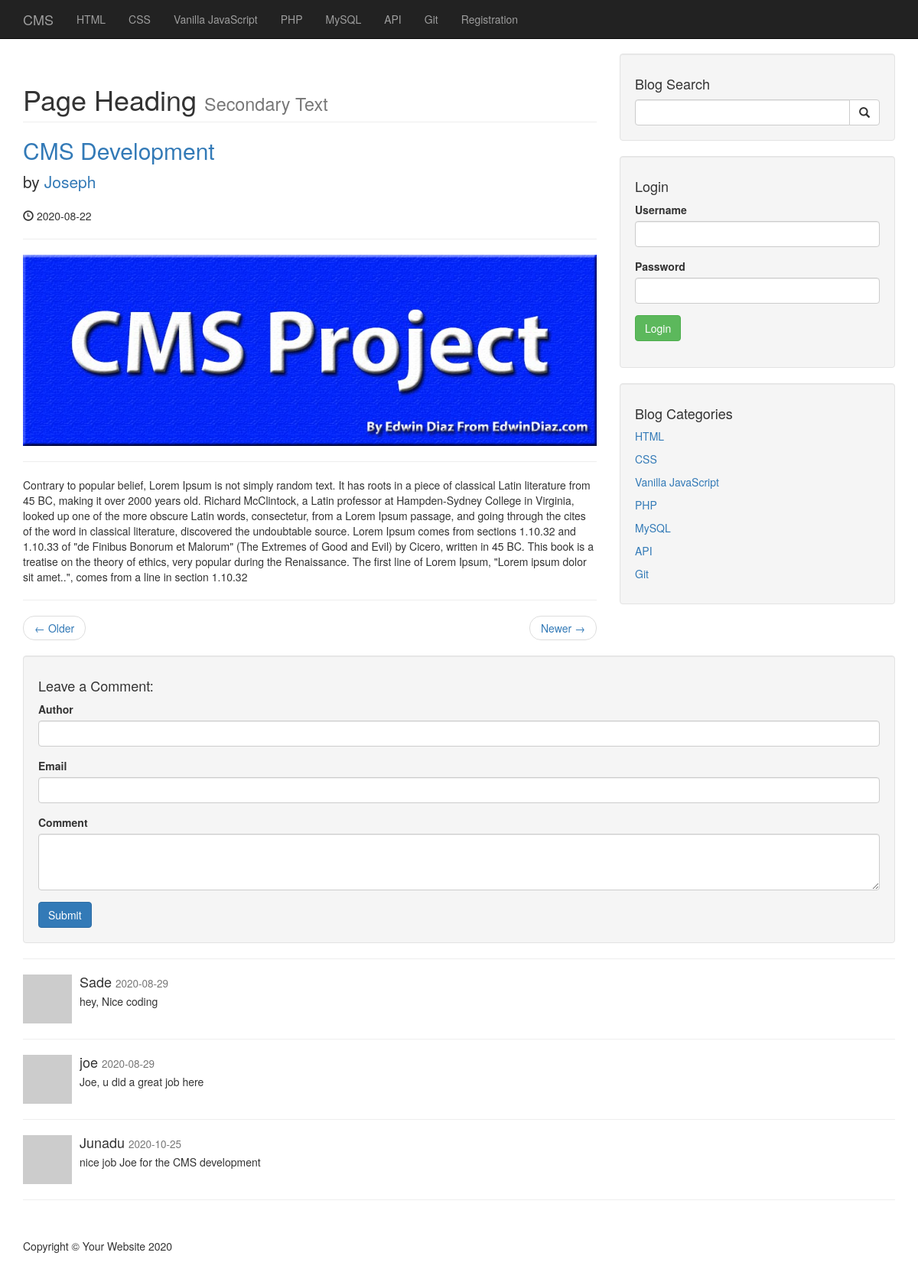
The app's page /post.php?post_id=10 with its own data.
### tables this page shows
CREATE TABLE `cart_table` (
  `id` int(4) NOT NULL,
  `cart_id` int(4) NOT NULL,
  `cart_title` varchar(300) NOT NULL
);

CREATE TABLE `post_table` (
  `post_id` int(4) NOT NULL,
  `post_title` varchar(300) NOT NULL,
  `post_author` varchar(200) NOT NULL,
  `post_date` date NOT NULL,
  `post_image` varchar(200) NOT NULL,
  `post_content` text NOT NULL,
  `post_tag` varchar(500) NOT NULL,
  `post_status` varchar(200) NOT NULL,
  `post_category_id` int(4) NOT NULL,
  `post_comment_count` int(4) NOT NULL,
  `post_view` int(11) NOT NULL
);

CREATE TABLE `comments_table` (
  `comment_id` int(11) NOT NULL,
  `comment_post_id` int(11) NOT NULL,
  `comment_author` varchar(200) NOT NULL,
  `comment_email` varchar(100) NOT NULL,
  `comment_status` varchar(100) NOT NULL,
  `comment_date` date NOT NULL,
  `comment_content` text NOT NULL
);

### post.php (the view, shortened to what this page needs)
<?php include 'includes/header.php'; ?>
<?php include 'includes/Navigation.php'; ?>
    <div class="container">
        <div class="row">
            <div class="col-md-8">
                <h1 class="page-header">
                    Page Heading
                    <small>Secondary Text</small>
                </h1>
                <?php
                 if (isset($_GET['post_id'])) {
                    $post_id = $_GET['post_id'];
                      $sql = "SELECT * FROM post_table WHERE post_id = $post_id AND post_status = 'publish'";
                      $result = mysqli_query($conn, $sql);
                      if ($result) {
                        while($row = mysqli_fetch_assoc($result)){
                            $post_id = $row['post_id'];
                            $post_title = $row['post_title'];
                            $post_author = $row['post_author'];
                            $post_date = $row['post_date'];
                            $post_image = $row['post_image'];
                            $post_content = $row['post_content'];
                            ?>
                              <h2>
                    <a href="post.php?post_id=<?php echo $post_id; ?>"><?php echo $post_title; ?></a>
                </h2>
                <p class="lead">
                    by <a href="index.php"><?php echo $post_author; ?></a>
                </p>
                <p><span class="glyphicon glyphicon-time"></span> <?php echo $post_date ?></p>
                <hr>
                <img class="img-responsive" src="images/<?php echo $post_image ?>" alt="cms project image">
                <hr>
                <p><?php echo $post_content ?></p>
                <hr>
                            <?php
                        }
                      }
                     }
                ?>
                <ul class="pager">
                    <li class="previous">
                        <a href="#">&larr; Older</a>
                    </li>
                    <li class="next">
                        <a href="#">Newer &rarr;</a>
                    </li>
                </ul>
            </div>
     <?php include 'includes/Sidebar.php'; ?>
        </div>
                <div class="well">
                    <h4>Leave a Comment:</h4>
                    <form role="form" action="" method="post">
                          <div class="form-group">
                            <label for="comment_author">Author</label>
                            <input type="text" class="form-control" name="comment_author">
                        </div>
                          <div class="form-group">
                            <label for="comment_email">Email</label>
                            <input type="email" class="form-control" name="comment_email">
                        </div>
                        <div class="form-group">
                            <label for="comment_content">Comment</label>
                            <textarea class="form-control" rows="3" name="comment_content" ></textarea>
                        </div>
                        <button type="submit" class="btn btn-primary" name="comment_submit">Submit</button>
                    </form>
                </div>
                <hr>
                <?php
                    $sql = " SELECT * FROM comments_table WHERE comment_post_id = $post_id AND comment_status = 'approved'";
                    $select_comment_table_sql = mysqli_query($conn, $sql);
                    if (mysqli_num_rows($select_comment_table_sql) > 0) {
                        while($row = mysqli_fetch_assoc($select_comment_table_sql)){
                            $comment_author = $row['comment_author'];
                            $comment_date = $row['comment_date'];
                            $comment_content = $row['comment_content'];
?>
                <div class="media">
                    <a class="pull-left" href="#">
                        <img class="media-object" src="http://placehold.it/64x64" alt="">
                    </a>
                    <div class="media-body">
                        <h4 class="media-heading"><?php echo $comment_author;?>
                            <small><?php echo $comment_date;  ?></small>
                        </h4>
                        <?php echo $comment_content;  ?>
                    </div>
                </div>
        <hr>
            <?php
                        }
                    }
                ?>
      <?php include 'includes/footer.php'; ?>

### includes/navigation.php (shortened to what this page needs)
<nav class="navbar navbar-inverse navbar-fixed-top" role="navigation">
    <div class="container">
        <div class="navbar-header">
            <a class="navbar-brand" href="index.php">CMS</a>
        </div>
        <div class="collapse navbar-collapse" id="bs-example-navbar-collapse-1">
            <ul class="nav navbar-nav">
               <?php
               $sql = 'SELECT * FROM cart_table';
               $result_cart = mysqli_query($conn, $sql);
               if (mysqli_num_rows($result_cart) > 0) {
                   while ($row =mysqli_fetch_assoc($result_cart)) {
                      $cart_id = $row['id'];
                       $cart_title = $row['cart_title'];
                       ?>
                       <li>
                            <a href="category.php?cart_id=<?php echo $cart_id; ?>"><?php echo $cart_title; ?></a>
                        </li>
                      <?php
                   }
                   ?>
                        <li>
                            <a href="registration.php">Registration</a>
                        </li>
                        <?php
               }
                 ?>
            </ul>
        </div>
    </div>
</nav>

### includes/sidebar.php
<div class="col-md-4">
              <div class="well">
                  <h4>Blog Search</h4>
                  <form action="search.php" method="post">
                      <div class="input-group">
                          <input type="text" class="form-control" name="search_input">
                          <span class="input-group-btn">
                              <button class="btn btn-default" type="submit" name="search_btn">
                                  <span class="glyphicon glyphicon-search"></span>
                          </button>
                          </span>
                      </div>
                  </form>
              </div>
              <div class="well">
                  <h4>Login</h4>
                  <form action="includes/login.php" method="post" >
                  	<div class="form-group">
                  		<label for="username">Username</label>
                          <input type="text" class="form-control" name="username">
                      </div>
                      <div class="form-group">
                  		<label for="user_password">Password</label>
                          <input type="Password" class="form-control" name="user_password">
                      </div>
                       <div class="form-group">
                  		<button class="btn btn-success" name="user_login" type="submit">Login</button>
                      </div>
                  </form>
              </div>
              <div class="well">
                  <h4>Blog Categories</h4>
                  <div class="row">
                      <?php
                          $sql = "SELECT * FROM cart_table";
                          $result = mysqli_query($conn, $sql);
                          if ($result) {
                             while($row = mysqli_fetch_assoc($result)){
                                    $cart_id = $row['id'];
                                 $cart_title = $row['cart_title'];
                                 ?>
                      <div class="col-lg-12">
                          <ul class="list-unstyled">
                              <li><a href="category.php?cart_id=<?php echo $cart_id; ?>"><?Php echo $cart_title ?></a>
                              </li>
                          </ul>
                      </div>
                                 <?php
                             }
                          }
                       ?>
                      </div>
              </div>
          </div>

### css/blog-home.css (style rules this page uses)
body { padding-top: 70px; }

### records on screen
cart_table: cart_title "HTML"
cart_table: cart_title "CSS"
cart_table: cart_title "Vanilla JavaScript"
cart_table: cart_title "PHP"
cart_table: cart_title "MySQL"
cart_table: cart_title "API"
cart_table: cart_title "Git"
post_table: post_title "CMS Development", post_author "Joseph", post_date "2020-08-22", post_image (picture), post_content "Contrary to popular belief, Lorem Ipsum is not simply random text. It has roots in a piece of classical Latin literature from 45 BC, making it over 2000 years old. Richard McClintock, a Latin professor at Hampden-Sydney College in Virginia, looked up one of the more obscure Latin words, consectetur, from a Lorem Ipsum passage, and going through the cites of the word in classical literature, discovered the undoubtable source. Lorem Ipsum comes from sections 1.10.32 and 1.10.33 of \"de Finibus Bonorum et Malorum\" (The Extremes of Good and Evil) by Cicero, written in 45 BC. This book is a treatise on the theory of ethics, very popular during the Renaissance. The first line of Lorem Ipsum,…"
comments_table: comment_author "Sade", comment_date "2020-08-29", comment_content "hey, Nice coding"
comments_table: comment_author "joe", comment_date "2020-08-29", comment_content "Joe, u did a great job here"
comments_table: comment_author "Junadu", comment_date "2020-10-25", comment_content "nice job Joe for the CMS development"
